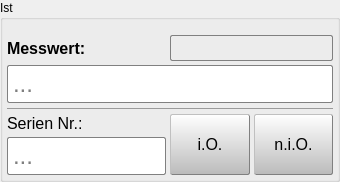
         <widget class="QGroupBox" name="myGroupBoxActualValue">
          <property name="accessibleName">
           <string notr="true">myGroupBoxActualValue</string>
          </property>
          <property name="styleSheet">
           <string notr="true">#myGroupBoxActualValue {background-color:  qlineargradient(spread:reflect, x1:0, y1:0, x2:0, y2:1, stop:0 rgba(240, 240, 240, 255), stop:1 rgba(255, 255, 255, 255)); border: 1px ridge gray; border-radius: 2px; margin-top: 0ex} #myGroupBoxActualValue::title{subcontrol-origin: margin; subcontrol-position: top left; padding: 2 2px; border: 0px solid gray; border-radius: 0px; background-color: transparent;}</string>
          </property>
          <property name="title">
           <string>Ist</string>
          </property>
          <layout class="QGridLayout" name="gridLayout_2" rowstretch="1,1,1,1,1" columnstretch="2,1,1">
           <property name="leftMargin">
            <number>4</number>
           </property>
           <property name="topMargin">
            <number>15</number>
           </property>
           <property name="rightMargin">
            <number>4</number>
           </property>
           <property name="bottomMargin">
            <number>4</number>
           </property>
           <property name="spacing">
            <number>4</number>
           </property>
           <item row="3" column="1" rowspan="2">
            <widget class="QToolButton" name="myToolButtonOk">
             <property name="sizePolicy">
              <sizepolicy hsizetype="Preferred" vsizetype="Preferred">
               <horstretch>1</horstretch>
               <verstretch>1</verstretch>
              </sizepolicy>
             </property>
             <property name="font">
              <font>
               <pointsize>12</pointsize>
              </font>
             </property>
             <property name="accessibleName">
              <string notr="true">myToolButtonOk</string>
             </property>
             <property name="styleSheet">
              <string notr="true">#myToolButtonOk {color: black;
background-color: qlineargradient(spread:pad, x1:0, y1:0, x2:0, y2:1, stop:0 rgba(255, 255, 255, 255), stop:1 rgba(187, 187, 187, 255));
border-width: 1px;
border-color: gray;
border-style: outset;
border-radius: 2px;
padding: 3px}
#myToolButtonOk:hover {color: black;
background-color: qlineargradient(spread:pad, x1:0, y1:0, x2:0, y2:1, stop:0 rgba(255, 255, 255, 255), stop:1 rgba(187, 187, 187, 255));
border-width: 2px;
border-color: gray;
border-style: outset;
border-radius: 2px;
padding: 3px}
#myToolButtonOk:pressed {color: black;
background-color: qlineargradient(spread:reflect, x1:0, y1:0.517, x2:0, y2:0, stop:0 rgba(255, 255, 255, 255), stop:1 rgba(218, 218, 218, 255));
border-width: 1px;
border-color: gray;
border-style: inset;
border-radius: 2px;
padding: 3px}
</string>
             </property>
             <property name="text">
              <string>i.O.</string>
             </property>
             <property name="icon">
              <iconset>
               <normalon>:/Icons/Images/Approval-96.png</normalon>
              </iconset>
             </property>
             <property name="iconSize">
              <size>
               <width>40</width>
               <height>40</height>
              </size>
             </property>
             <property name="toolButtonStyle">
              <enum>Qt::ToolButtonTextUnderIcon</enum>
             </property>
            </widget>
           </item>
           <item row="4" column="0">
            <widget class="QLineEdit" name="myLineEditSerialNo">
             <property name="sizePolicy">
              <sizepolicy hsizetype="Preferred" vsizetype="Preferred">
               <horstretch>2</horstretch>
               <verstretch>1</verstretch>
              </sizepolicy>
             </property>
             <property name="font">
              <font>
               <pointsize>18</pointsize>
              </font>
             </property>
             <property name="accessibleName">
              <string notr="true">myLineEditSerialNo</string>
             </property>
             <property name="styleSheet">
              <string notr="true">#myLineEditSerialNo {
border: 1px solid gray;
border-radius: 2px;
padding: 3 3px;
background: white;
selection-background-color: darkgray;
}</string>
             </property>
             <property name="placeholderText">
              <string>...</string>
             </property>
            </widget>
           </item>
           <item row="3" column="0">
            <widget class="QLabel" name="myLabelSerialNo">
             <property name="sizePolicy">
              <sizepolicy hsizetype="Preferred" vsizetype="Preferred">
               <horstretch>2</horstretch>
               <verstretch>1</verstretch>
              </sizepolicy>
             </property>
             <property name="font">
              <font>
               <pointsize>12</pointsize>
              </font>
             </property>
             <property name="accessibleName">
              <string notr="true">myLabelSerialNo</string>
             </property>
             <property name="styleSheet">
              <string notr="true">background-color: transparent;</string>
             </property>
             <property name="text">
              <string>Serien Nr.:</string>
             </property>
            </widget>
           </item>
           <item row="3" column="2" rowspan="2">
            <widget class="QToolButton" name="myToolButtonNok">
             <property name="sizePolicy">
              <sizepolicy hsizetype="Preferred" vsizetype="Preferred">
               <horstretch>1</horstretch>
               <verstretch>1</verstretch>
              </sizepolicy>
             </property>
             <property name="font">
              <font>
               <pointsize>12</pointsize>
              </font>
             </property>
             <property name="accessibleName">
              <string notr="true">myToolButtonNok</string>
             </property>
             <property name="styleSheet">
              <string notr="true">#myToolButtonNok {color: black;
background-color: qlineargradient(spread:pad, x1:0, y1:0, x2:0, y2:1, stop:0 rgba(255, 255, 255, 255), stop:1 rgba(187, 187, 187, 255));
border-width: 1px;
border-color: gray;
border-style: outset;
border-radius: 2px;
padding: 3px}
#myToolButtonNok:hover {color: black;
background-color: qlineargradient(spread:pad, x1:0, y1:0, x2:0, y2:1, stop:0 rgba(255, 255, 255, 255), stop:1 rgba(187, 187, 187, 255));
border-width: 2px;
border-color: gray;
border-style: outset;
border-radius: 2px;
padding: 3px}
#myToolButtonNok:pressed {color: black;
background-color: qlineargradient(spread:reflect, x1:0, y1:0.517, x2:0, y2:0, stop:0 rgba(255, 255, 255, 255), stop:1 rgba(218, 218, 218, 255));
border-width: 1px;
border-color: gray;
border-style: inset;
border-radius: 2px;
padding: 3px}
</string>
             </property>
             <property name="text">
              <string>n.i.O.</string>
             </property>
             <property name="icon">
              <iconset>
               <normalon>:/Icons/Images/Cancel-96.png</normalon>
              </iconset>
             </property>
             <property name="iconSize">
              <size>
               <width>40</width>
               <height>40</height>
              </size>
             </property>
             <property name="toolButtonStyle">
              <enum>Qt::ToolButtonTextUnderIcon</enum>
             </property>
            </widget>
           </item>
           <item row="1" column="0" colspan="3">
            <widget class="QLineEdit" name="myLineEditActualValue">
             <property name="sizePolicy">
              <sizepolicy hsizetype="Preferred" vsizetype="Preferred">
               <horstretch>1</horstretch>
               <verstretch>1</verstretch>
              </sizepolicy>
             </property>
             <property name="font">
              <font>
               <pointsize>18</pointsize>
              </font>
             </property>
             <property name="accessibleName">
              <string notr="true">myLineEditActualValue</string>
             </property>
             <property name="styleSheet">
              <string notr="true">#myLineEditActualValue {
border: 1px solid gray;
border-radius: 2px;
padding: 3 3px;
background: white;
selection-background-color: darkgray;
}</string>
             </property>
             <property name="placeholderText">
              <string>...</string>
             </property>
            </widget>
           </item>
           <item row="2" column="0" colspan="3">
            <widget class="QFrame" name="myFrameActualValueHLine">
             <property name="sizePolicy">
              <sizepolicy hsizetype="Minimum" vsizetype="Fixed">
               <horstretch>0</horstretch>
               <verstretch>0</verstretch>
              </sizepolicy>
             </property>
             <property name="accessibleName">
              <string notr="true">myFrameActualValueHLine</string>
             </property>
             <property name="styleSheet">
              <string notr="true">color: rgb(154, 154, 154);</string>
             </property>
             <property name="frameShape">
              <enum>QFrame::HLine</enum>
             </property>
             <property name="frameShadow">
              <enum>QFrame::Plain</enum>
             </property>
            </widget>
           </item>
           <item row="0" column="0">
            <widget class="QLabel" name="myLabelActualValue">
             <property name="sizePolicy">
              <sizepolicy hsizetype="Preferred" vsizetype="Preferred">
               <horstretch>1</horstretch>
               <verstretch>1</verstretch>
              </sizepolicy>
             </property>
             <property name="font">
              <font>
               <pointsize>12</pointsize>
               <weight>75</weight>
               <bold>true</bold>
              </font>
             </property>
             <property name="accessibleName">
              <string notr="true">myLabelActualValue</string>
             </property>
             <property name="styleSheet">
              <string notr="true">background-color: transparent;</string>
             </property>
             <property name="text">
              <string>Messwert:</string>
             </property>
            </widget>
           </item>
           <item row="0" column="1" colspan="2">
            <widget class="QLabel" name="myLabelActualValuePreview">
             <property name="font">
              <font>
               <pointsize>12</pointsize>
               <weight>75</weight>
               <bold>true</bold>
              </font>
             </property>
             <property name="accessibleName">
              <string>myLabelActualValuePreview</string>
             </property>
             <property name="styleSheet">
              <string notr="true">#myLabelActualValuePreview {
border: 1px solid gray;
border-radius: 2px;
padding: 3 3px;
background: transparent;
}</string>
             </property>
            </widget>
           </item>
          </layout>
         </widget>
